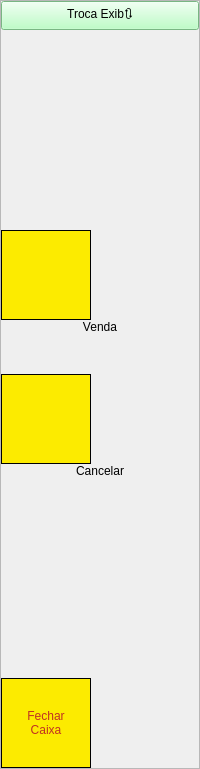
           <widget class="QFrame" name="frame_4">
            <property name="frameShape">
             <enum>QFrame::StyledPanel</enum>
            </property>
            <property name="frameShadow">
             <enum>QFrame::Raised</enum>
            </property>
            <layout class="QVBoxLayout" name="verticalLayout_2">
             <property name="spacing">
              <number>0</number>
             </property>
             <property name="leftMargin">
              <number>0</number>
             </property>
             <property name="topMargin">
              <number>0</number>
             </property>
             <property name="rightMargin">
              <number>0</number>
             </property>
             <property name="bottomMargin">
              <number>0</number>
             </property>
             <item>
              <widget class="QPushButton" name="btnExib">
               <property name="styleSheet">
                <string notr="true">background-color: rgb(170, 255, 183);</string>
               </property>
               <property name="text">
                <string>Troca Exib🔃</string>
               </property>
              </widget>
             </item>
             <item>
              <spacer name="verticalSpacer_3">
               <property name="orientation">
                <enum>Qt::Vertical</enum>
               </property>
               <property name="sizeType">
                <enum>QSizePolicy::Expanding</enum>
               </property>
               <property name="sizeHint" stdset="0">
                <size>
                 <width>20</width>
                 <height>200</height>
                </size>
               </property>
              </spacer>
             </item>
             <item>
              <widget class="QPushButton" name="btnVender2">
               <property name="minimumSize">
                <size>
                 <width>90</width>
                 <height>90</height>
                </size>
               </property>
               <property name="maximumSize">
                <size>
                 <width>90</width>
                 <height>90</height>
                </size>
               </property>
               <property name="cursor">
                <cursorShape>PointingHandCursor</cursorShape>
               </property>
               <property name="styleSheet">
                <string notr="true">QPushButton{
background-color: rgb(252, 235, 0);
border:1px solid black
}

QPushButton:hover{
	background-color: rgb(232, 213, 0);
}
</string>
               </property>
               <property name="text">
                <string/>
               </property>
               <property name="icon">
                <iconset>
                 <normaloff>seta-direita.png</normaloff>seta-direita.png</iconset>
               </property>
               <property name="iconSize">
                <size>
                 <width>64</width>
                 <height>64</height>
                </size>
               </property>
              </widget>
             </item>
             <item>
              <widget class="QLabel" name="label_3">
               <property name="styleSheet">
                <string notr="true">font: 16px &quot;Arial Rounded MT Bold&quot;;
</string>
               </property>
               <property name="text">
                <string>Venda</string>
               </property>
               <property name="alignment">
                <set>Qt::AlignCenter</set>
               </property>
              </widget>
             </item>
             <item>
              <spacer name="verticalSpacer_2">
               <property name="orientation">
                <enum>Qt::Vertical</enum>
               </property>
               <property name="sizeType">
                <enum>QSizePolicy::Minimum</enum>
               </property>
               <property name="sizeHint" stdset="0">
                <size>
                 <width>20</width>
                 <height>40</height>
                </size>
               </property>
              </spacer>
             </item>
             <item>
              <widget class="QPushButton" name="btnCancelar">
               <property name="minimumSize">
                <size>
                 <width>90</width>
                 <height>90</height>
                </size>
               </property>
               <property name="maximumSize">
                <size>
                 <width>90</width>
                 <height>90</height>
                </size>
               </property>
               <property name="cursor">
                <cursorShape>PointingHandCursor</cursorShape>
               </property>
               <property name="styleSheet">
                <string notr="true">QPushButton{
background-color: rgb(252, 235, 0);
border:1px solid black
}

QPushButton:hover{
	background-color: rgb(232, 213, 0);
}
</string>
               </property>
               <property name="text">
                <string/>
               </property>
               <property name="icon">
                <iconset>
                 <normaloff>seta-esquerda.png</normaloff>seta-esquerda.png</iconset>
               </property>
               <property name="iconSize">
                <size>
                 <width>64</width>
                 <height>64</height>
                </size>
               </property>
              </widget>
             </item>
             <item>
              <widget class="QLabel" name="label_4">
               <property name="styleSheet">
                <string notr="true">font: 16px &quot;Arial Rounded MT Bold&quot;;</string>
               </property>
               <property name="text">
                <string>Cancelar</string>
               </property>
               <property name="alignment">
                <set>Qt::AlignCenter</set>
               </property>
              </widget>
             </item>
             <item>
              <spacer name="verticalSpacer">
               <property name="orientation">
                <enum>Qt::Vertical</enum>
               </property>
               <property name="sizeType">
                <enum>QSizePolicy::Expanding</enum>
               </property>
               <property name="sizeHint" stdset="0">
                <size>
                 <width>20</width>
                 <height>200</height>
                </size>
               </property>
              </spacer>
             </item>
             <item>
              <widget class="QPushButton" name="btnFecharCaixa">
               <property name="minimumSize">
                <size>
                 <width>90</width>
                 <height>90</height>
                </size>
               </property>
               <property name="maximumSize">
                <size>
                 <width>90</width>
                 <height>90</height>
                </size>
               </property>
               <property name="cursor">
                <cursorShape>PointingHandCursor</cursorShape>
               </property>
               <property name="styleSheet">
                <string notr="true">QPushButton{
background-color: rgb(252, 235, 0);
border:1px solid black;
color: #C03221;
font: 23px &quot;Arial Rounded MT Bold&quot;;
}

QPushButton:hover{
	background-color: rgb(232, 213, 0);
}
</string>
               </property>
               <property name="text">
                <string>Fechar 
Caixa</string>
               </property>
              </widget>
             </item>
            </layout>
           </widget>
